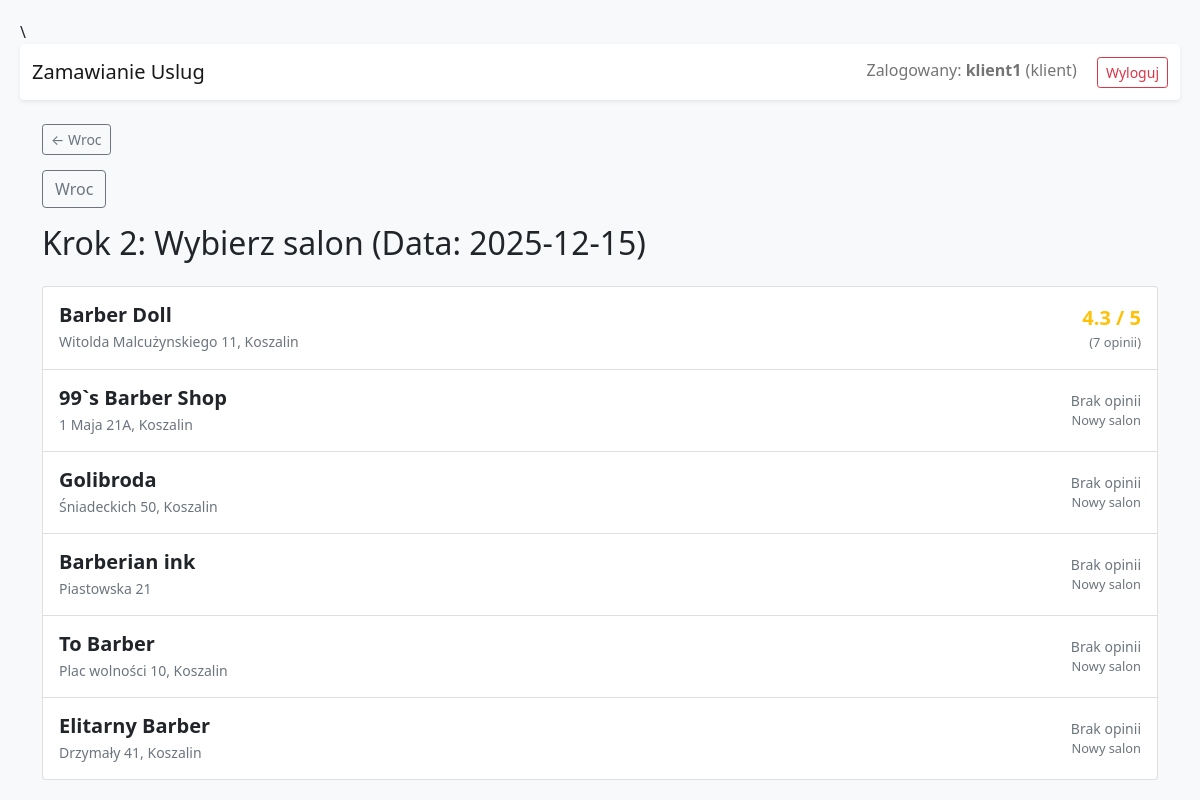
Page /book/salon/2025-12-15 (signed in) on the committed database.
### app.py (models this page shows)
class User(UserMixin, db.Model):
    id = db.Column(db.Integer, primary_key=True)
    username = db.Column(db.String(100), unique=True, nullable=False)
    password = db.Column(db.String(100), nullable=False)
    role = db.Column(db.String(50), nullable=False)
    salon_id = db.Column(db.Integer, db.ForeignKey('salon.id'), nullable=True)
    work_days = db.Column(db.String(20), default="0,1,2,3,4")
    breaks_json = db.Column(db.String(1000), default="{}")
    reviews_received = db.relationship('Review', foreign_keys='Review.employee_id', backref='employee_reviewed', lazy=True)

class Salon(db.Model):
    id = db.Column(db.Integer, primary_key=True)
    name = db.Column(db.String(100), nullable=False)
    address = db.Column(db.String(200), nullable=False)
    open_from = db.Column(db.String(5), nullable=False, default="09:00")
    open_to = db.Column(db.String(5), nullable=False, default="17:00")
    margin_type = db.Column(db.String(10), default='percent')
    margin_value = db.Column(db.Float, default=0.0)
    services = db.relationship('Service', backref='salon', cascade="all, delete-orphan", lazy=True)
    users = db.relationship('User', backref='salon', lazy=True)
    appointments = db.relationship('Appointment', backref='salon_ref', cascade="all, delete-orphan", lazy=True)

### app.py (the view)
@app.route('/book/salon/<date>')
@login_required
def booking_salon(date):
    sd = []
    for s in Salon.query.all():
        r = db.session.query(Review).join(User, Review.employee_id == User.id).filter(User.salon_id==s.id).all()
        sd.append({'id': s.id, 'name': s.name, 'address': s.address, 'rating': round(sum(x.rating for x in r)/len(r) if r else 0, 1), 'count': len(r)})
    return render_template('booking_salon.html', date=date, salons=sd)

### app.py (called while the page is built)
@login_manager.user_loader
def load_user(user_id):
    return db.session.get(User, int(user_id))

### templates/booking_salon.html
{% extends 'base.html' %}
{% block content %}
<a href="{{ url_for('booking_date') }}" class="btn btn-outline-secondary mb-3"> Wroc</a>
<h2>Krok 2: Wybierz salon (Data: {{ date }})</h2>
<div class="list-group mt-4">
    {% for salon in salons %}
    <a href="/book/service/{{ date }}/{{ salon.id }}" class="list-group-item list-group-item-action d-flex justify-content-between align-items-center py-3">
        <div>
            <h5 class="mb-1 fw-bold">{{ salon.name }}</h5>
            <small class="text-muted">{{ salon.address }}</small>
        </div>
        <div class="text-end">
            {% if salon.count > 0 %}
                <span class="text-warning fs-5 fw-bold">{{ salon.rating }} / 5</span>
                <br>
                <small class="text-muted" style="font-size: 0.8rem;">({{ salon.count }} opinii)</small>
            {% else %}
                <span class="text-muted small">Brak opinii</span>
                <br>
                <small class="text-muted" style="font-size: 0.8rem;">Nowy salon</small>
            {% endif %}
        </div>
    </a>
    {% endfor %}
</div>
{% endblock %}

### templates/base.html (shortened to what this page needs)
\<!DOCTYPE html>
<html>
<head>
    <link href="https://cdn.jsdelivr.net/npm/bootstrap@5.1.3/dist/css/bootstrap.min.css" rel="stylesheet">
</head>
<body>
    <nav class="navbar navbar-expand-lg navbar-light bg-white shadow-sm mb-4 rounded">
        <div class="container-fluid">
            <a class="navbar-brand" href="/">Zamawianie Uslug</a>
            <div>
                {% if current_user.is_authenticated %}
                    <span class="navbar-text me-3 d-none d-md-inline">
                        Zalogowany: <b>{{ current_user.username }}</b> ({{ current_user.role }})
                    </span>
                    <a href="/logout" class="btn btn-outline-danger btn-sm">Wyloguj</a>
                {% else %}
                    <a href="/login" class="btn btn-primary btn-sm">Zaloguj</a>
                    <a href="/register" class="btn btn-secondary btn-sm">Rejestracja</a>
                {% endif %}
            </div>
        </div>
    </nav>
    <div class="container">
        {% if request.path != '/' %}
        <div class="back-btn">
            <button onclick="history.back()" class="btn btn-outline-secondary btn-sm">
                &larr; Wroc
            </button>
        </div>
        {% endif %}
        {% block content %}{% endblock %}
    </div>
</body>
</html>

### templates/base.html (style rules this page uses)
body { padding: 20px; background-color: #f8f9fa; }
.back-btn { margin-bottom: 15px; }

### rows in the picture
User: username "klient1", role "klient"
Salon: name "Barber Doll", address "Witolda Malcużynskiego 11, Koszalin", rating "4.3", count "7"
Salon: name "99`s Barber Shop", address "1 Maja 21A, Koszalin", shows "Brak opinii"
Salon: name "Golibroda", address "Śniadeckich 50, Koszalin", shows "Brak opinii"
Salon: name "Barberian ink", address "Piastowska 21", shows "Brak opinii"
Salon: name "To Barber", address "Plac wolności 10, Koszalin", shows "Brak opinii"
Salon: name "Elitarny Barber", address "Drzymały 41, Koszalin", shows "Brak opinii"

### other values in the picture
{{ date }} "2025-12-15"
